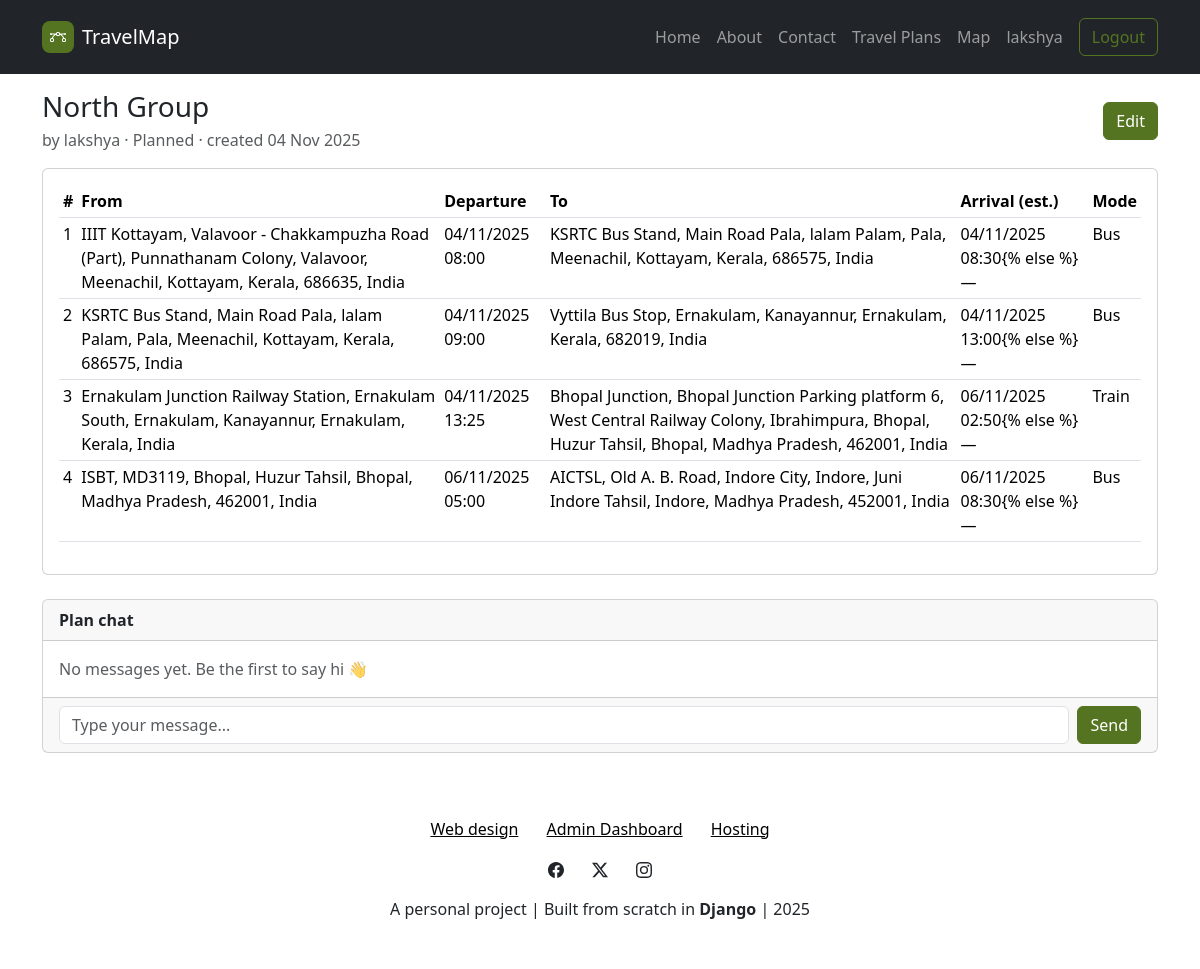
The page /travelplans/11/ (signed in) on the database as committed earlier.
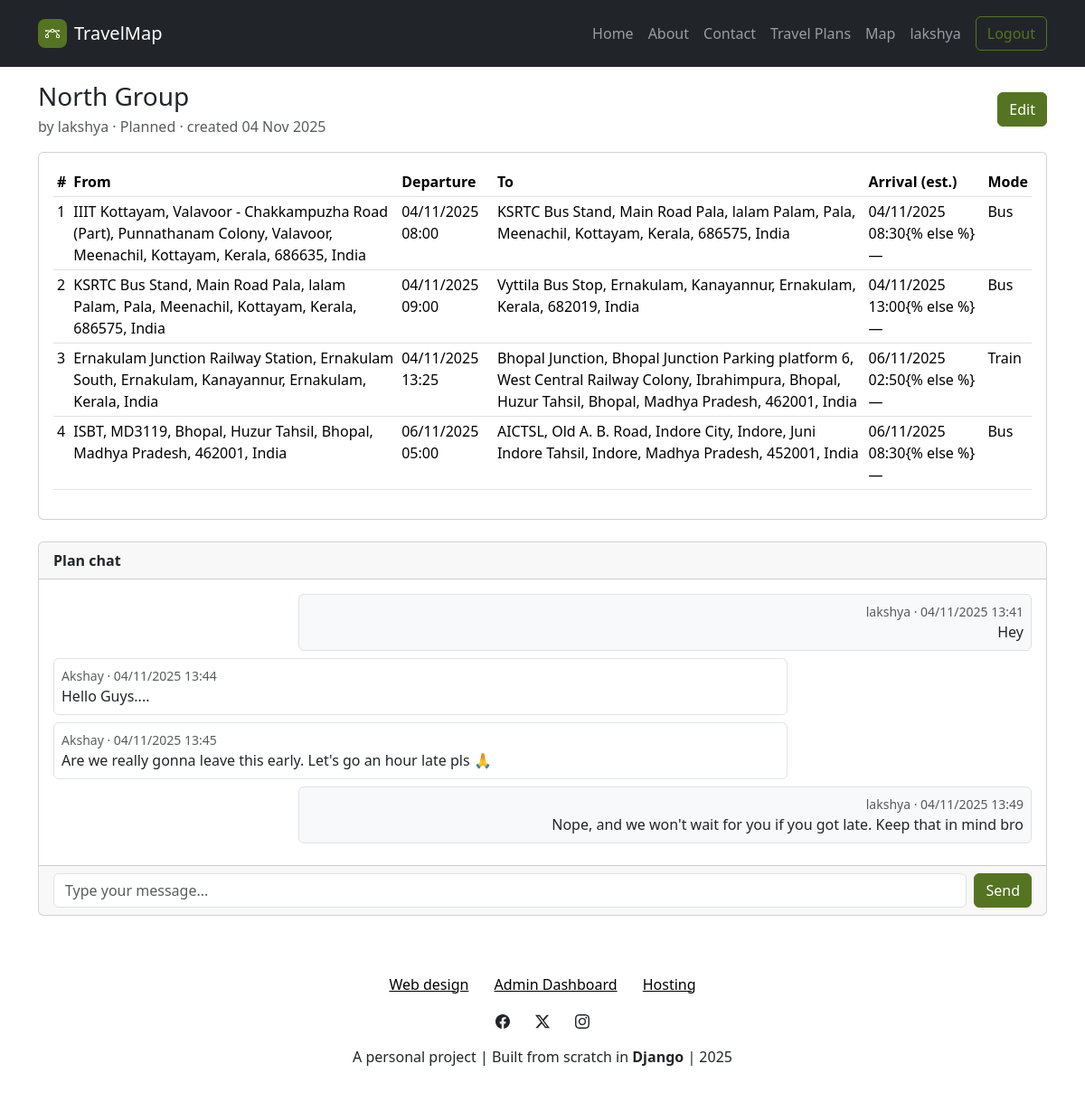
The same page on the database as committed later.
### Accounts/models.py (models this page shows, shortened)
class TravelPlan(models.Model):
    user = models.ForeignKey(
        settings.AUTH_USER_MODEL,
        on_delete=models.CASCADE,
        related_name='travel_plans'
    )
    title = models.CharField(
        max_length=150
    )
    status = models.CharField(
        max_length=10,
        choices=PlanStatus.choices,
        default=PlanStatus.PLANNED
    )
    created_at = models.DateTimeField(auto_now_add=True)
    updated_at = models.DateTimeField(auto_now=True)
    class Meta:
        ordering = ['-created_at']

class Trip(models.Model):
    plan = models.ForeignKey(
        TravelPlan,
        on_delete=models.CASCADE,
        related_name='trips',
    )
    title = models.CharField(
        max_length=150,
    )
    origin_name = models.CharField(
        max_length=255,
    )
    origin_lat = models.CharField(
        max_length=50, null=True, blank=True
    )
    origin_lon = models.CharField(
        max_length=50, null=True, blank=True
    )
    destination_name = models.CharField(
        max_length=255,
    )
    destination_lat = models.CharField(
        max_length=50, null=True, blank=True
    )
    destination_lon = models.CharField(
        max_length=50, null=True, blank=True
    )
    departure_time = models.DateTimeField()
    estimated_arrival_time = models.DateTimeField(
        null=True, blank=True
    )
    transport_mode = models.CharField(
        max_length=6,
        choices=TransportMode.choices,
        default=TransportMode.TRAIN
    )
    passengers = models.ManyToManyField(
        settings.AUTH_USER_MODEL,
        related_name='joined_trips',
        blank=True,
        help_text="Students who have joined this trip",
    )
    notes = models.TextField(
        blank=True,
    )
    route = models.JSONField(null=True, blank=True)
    status = models.CharField(
        max_length=10,
        choices=PlanStatus.choices,
        default=PlanStatus.PLANNED
    )
    created_at = models.DateTimeField(auto_now_add=True)
    updated_at = models.DateTimeField(auto_now=True)
    class Meta:
        ordering = ['departure_time']

class ChatMessage(models.Model):
    plan = models.ForeignKey(
        TravelPlan,
        on_delete=models.CASCADE,
        related_name='chat_messages'
    )
    user = models.ForeignKey(
        settings.AUTH_USER_MODEL,
        on_delete=models.CASCADE,
        related_name='chat_messages'
    )
    content = models.TextField()
    created_at = models.DateTimeField(auto_now_add=True)
    class Meta:
        ordering = ['created_at']

### UI/views.py (the view)
# urls.py: path("travelplans/<int:pk>/", views.travelplan_detail, name="travelplan_detail"),
@login_required
def travelplan_detail(request, pk: int):
    plan = (
        TravelPlan.objects
        .select_related('user')
        .prefetch_related('trips__passengers', 'chat_messages__user')
        .get(pk=pk)
    )
    messages_qs = plan.chat_messages.all().select_related('user')
    return render(request, 'UI/travelplan_detail.html', {
        'plan': plan,
        'trips': plan.trips.all(),
        'chat_messages': messages_qs,
    })

### UI/context_processors.py (called while the page is built)
def site_settings(request):
    index_carousel = carousel.objects.all()
    index_features = features.objects.all()
    index_steps = step.objects.all()
    for item in list(index_carousel) + list(index_features):
        if hasattr(item, 'href') and item.href:
            try:
                item.href = reverse(item.href)
            except:
                pass
    return {
        'index_carousel': index_carousel,
        'index_features': index_features,
        'index_steps': index_steps,
    }

### templates/UI/travelplan_detail.html (shortened to what this page needs)
{% extends 'partials/layout.html' %}
{% load static %}
{% block content %}
<div id="content" class="container py-3">
  <div class="row mb-3 align-items-center">
    <div class="col">
      <h3 class="mb-1">{{ plan.title }}</h3>
      <div class="text-muted">
        by {{ plan.user.username }} · {{ plan.get_status_display }} · created {{ plan.created_at|date:"d M Y" }}
      </div>
    </div>
    <div class="col-auto">
      {% if request.user.id == plan.user_id %}
      <a class="btn btn-primary" href="{% url 'UI:edit_travelplan' plan.id %}">Edit</a>
      {% endif %}
    </div>
  </div>
  <div class="row">
    <div class="col">
      <div class="card">
        <div class="card-body">
          <div class="table-responsive">
            <table class="table table-sm table-hover">
              <thead>
                <tr>
                  <th>#</th>
                  <th>From</th>
                  <th>Departure</th>
                  <th>To</th>
                  <th>Arrival (est.)</th>
                  <th>Mode</th>
                </tr>
              </thead>
              <tbody>
                {% for trip in trips %}
                <tr>
                  <td>{{ forloop.counter }}</td>
                  <td>{{ trip.origin_name }}</td>
                  <td>{{ trip.departure_time|date:"d/m/Y H:i" }}</td>
                  <td>{{ trip.destination_name }}</td>
                  <td>{% if trip.estimated_arrival_time %}{{ trip.estimated_arrival_time|date:"d/m/Y H:i" }}{% else
                    %}—{% endif %}</td>
                  <td>{{ trip.get_transport_mode_display }}</td>
                </tr>
                {% empty %}
                <tr>
                  <td colspan="6" class="text-muted">No trips in this plan yet.</td>
                </tr>
                {% endfor %}
              </tbody>
            </table>
          </div>
        </div>
      </div>
    </div>
  </div>
  <div class="row mt-4">
    <div class="col">
      <div class="card">
        <div class="card-header d-flex justify-content-between align-items-center">
          <strong>Plan chat</strong>
        </div>
        <div class="card-body" style="max-height: 320px; overflow-y: auto;" id="chat-messages" data-plan-id="{{ plan.id }}" data-user-id="{% if request.user.is_authenticated %}{{ request.user.id }}{% endif %}">
          {% for m in chat_messages %}
            <div class="mb-2 d-flex">
              <div class="w-75 p-2 border rounded {% if m.user_id == request.user.id %}ms-auto bg-light text-end{% else %}bg-white{% endif %}">
                <div class="small text-muted">{{ m.user.username }} · {{ m.created_at|date:"d/m/Y H:i" }}</div>
                <div>{{ m.content|linebreaksbr }}</div>
              </div>
            </div>
          {% empty %}
            <div class="text-muted">No messages yet. Be the first to say hi 👋</div>
          {% endfor %}
        </div>
        <div class="card-footer">
          {% if request.user.is_authenticated %}
          <form id="chat-form" class="d-flex gap-2" method="post" action="{% url 'UI:chat_messages_api' plan.id %}">
            <input type="text" name="content" id="chat-input" class="form-control" placeholder="Type your message..." maxlength="2000" autocomplete="off"/>
            <button type="submit" class="btn btn-primary">Send</button>
          </form>
          {% else %}
          <a class="btn btn-outline-primary" href="{% url 'UI:login' %}">Login to chat</a>
          {% endif %}
        </div>
      </div>
    </div>
  </div>
</div>
{% endblock %}

### templates/partials/layout.html (shortened to what this page needs)
{% load static %}
<!DOCTYPE html>
<html data-bs-theme="light" lang="en">
<head>
    <link rel="stylesheet" href="{% static 'bootstrap/css/bootstrap.min.css' %}">
    <link rel="stylesheet" href="{% static 'css/bss-overrides.css' %}">
    <link rel="stylesheet" href="{% static 'css/Login-Form-Basic-icons.css' %}">
</head>
<body data-bs-spy="scroll" data-bs-target="#navbar" data-bs-offset="80" tabindex="0">
    {% include 'partials/navbar.html' %}
    <section>
        {% block content %}{% endblock %}
    </section>
    {% include 'partials/footer.html' %}
</body>
</html>

### templates/partials/navbar.html (shortened to what this page needs)
{% load static %}
<nav class="navbar navbar-expand-md sticky-top bg-body py-3" data-bs-theme="dark">
    <div class="container">
        <a class="navbar-brand d-flex align-items-center" href="{% url 'UI:index' %}">
            <span class="bs-icon-sm bs-icon-rounded bs-icon-primary d-flex justify-content-center align-items-center me-2 bs-icon">
            </span>
            <span>TravelMap</span>
        </a>
        <div id="navcol-2" class="collapse navbar-collapse">
            <ul class="navbar-nav ms-auto">
                <li class="nav-item"><a class="nav-link" href="{% url 'UI:index' %}#home">Home</a></li>
                <li class="nav-item"><a class="nav-link" href="{% url 'UI:index' %}#about">About</a></li>
                <li class="nav-item"><a class="nav-link" href="{% url 'UI:index' %}#contact">Contact</a></li>
                <li class="nav-item"><a class="nav-link {% if request.resolver_match.url_name == 'travelplans' %}active{% endif %}" href="{% url 'UI:travelplans' %}">Travel Plans</a></li>
                <li class="nav-item"><a class="nav-link {% if request.resolver_match.url_name == 'map' %}active{% endif %}" href="{% url 'UI:map' %}">Map</a></li>
                <li class="nav-item">
                    {% if user.is_authenticated %}
                        <a class="nav-link" href="#">{{ user.username }}</a>
                    {% else %}
                        <a class="nav-link {% if request.resolver_match.url_name == 'login' %}active{% endif %}" href="{% url 'UI:login'%}">Login</a>
                    {% endif %}
                </li>
            </ul>
            {% if user.is_authenticated %}
            <form action="/logout/" method="post">
                <button class="btn btn-outline-primary ms-md-2" type="submit" href="{% url 'UI:logout'%}">Logout</button>
                </form>
            {% else %}
                <a class="btn btn-primary ms-md-2" role="button" href="{% url 'UI:register'%}">Sign Up</a>
            {% endif %}
        </div>
    </div>
</nav>

### templates/partials/footer.html (shortened to what this page needs)
{% load static %}
<footer class="text-center bg-body" data-bs-theme="light">
    <div class="container py-4 py-lg-5">
        <ul class="list-inline">
            <li class="list-inline-item me-4"><a class="link-body-emphasis" href="#">Web design</a></li>
            <li class="list-inline-item me-4"><a class="link-body-emphasis" href="{% url 'admin:index' %}" target="_blank">Admin Dashboard</a></li>
            <li class="list-inline-item"><a class="link-body-emphasis" href="#">Hosting</a></li>
        </ul>
        <ul class="list-inline">
            <li class="list-inline-item me-4"><a href="#"></a></li>
            <li class="list-inline-item me-4"><a href="#"></a></li>
            <li class="list-inline-item"><a href="#"></a></li>
        </ul>
        <p class="text-body mb-0">A personal project | Built from scratch in <strong>Django</strong> | 2025</p>
    </div>
</footer>

### static/css/bss-overrides.css (style rules this page uses)
:root, [data-bs-theme=light] { --bs-primary: #557421; --bs-primary-rgb: 85,116,33; --bs-primary-text-emphasis: #222E0D; --bs-primary-bg-subtle: #DDE3D3; --bs-primary-border-subtle: #BBC7A6; }
.btn-primary { --bs-btn-color: #fff; --bs-btn-bg: #557421; --bs-btn-border-color: #557421; --bs-btn-hover-color: #fff; --bs-btn-hover-bg: #48631C; --bs-btn-hover-border-color: #445D1A; --bs-btn-focus-shadow-rgb: 230,234,222; --bs-btn-active-color: #fff; --bs-btn-active-bg: #445D1A; --bs-btn-active-border-color: #405719; --bs-btn-disabled-color: #fff; --bs-btn-disabled-bg: #557421; --bs-btn-disabled-border-color: #557421; }
.btn-outline-primary { --bs-btn-color: #557421; --bs-btn-border-color: #557421; --bs-btn-focus-shadow-rgb: 85,116,33; --bs-btn-hover-color: #fff; --bs-btn-hover-bg: #557421; --bs-btn-hover-border-color: #557421; --bs-btn-active-color: #fff; --bs-btn-active-bg: #557421; --bs-btn-active-border-color: #557421; --bs-btn-disabled-color: #557421; --bs-btn-disabled-bg: transparent; --bs-btn-disabled-border-color: #557421; }

### templates/partials/layout.html (style rules this page uses)
html { scroll-behavior: smooth; scroll-padding-top: 80px; }

Rows that differ between the two databases and show on the page:
added ChatMessage: user.username "lakshya", created_at "04/11/2025 13:41", content "Hey"
added ChatMessage: user.username "Akshay", created_at "04/11/2025 13:44", content "Hello Guys...."
added ChatMessage: user.username "Akshay", created_at "04/11/2025 13:45", content "Are we really gonna leave this early. Let's go an hour late pls 🙏"
added ChatMessage: user.username "lakshya", created_at "04/11/2025 13:49", content "Nope, and we won't wait for you if you got late. Keep that in mind bro"
Other text that changed with them:
text no longer shown: "No messages yet. Be the first to say hi 👋"
